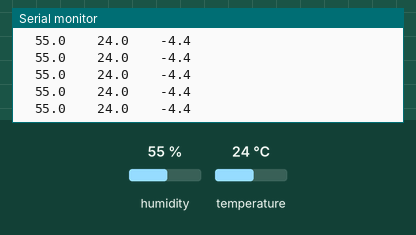
The sketch below on a simulated Arduino Uno, built with avr-gcc and run on an emulated ATmega328P. Shown: the last lines printed to the serial monitor. The test bench sets the inputs (shaded band); at power-on: temperature 24 °C, humidity 55 %.

Above: at 2.8 s.
2.9 s: temperature set to 12 °C
8.9 s: temperature set to 19 °C
At 9.6 s:
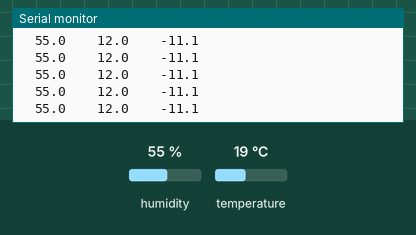
14.9 s: temperature set to 33 °C
At 15.7 s:
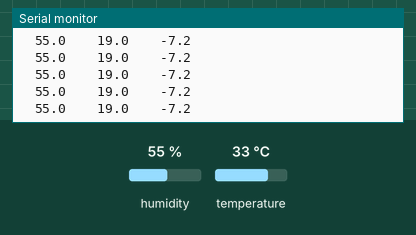
20.9 s: humidity set to 22 %
At 21.5 s:
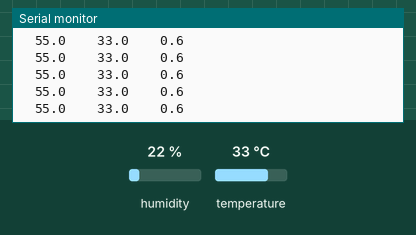
38.9 s: temperature set to 28 °C
At 39.7 s:
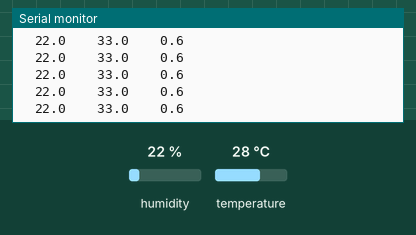
44.9 s: temperature set to 41 °C
At 45.8 s:
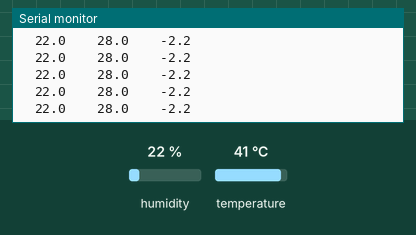
Timing chart, 0 to 47.9 s (numbered marks = the images above; inputs shaded):
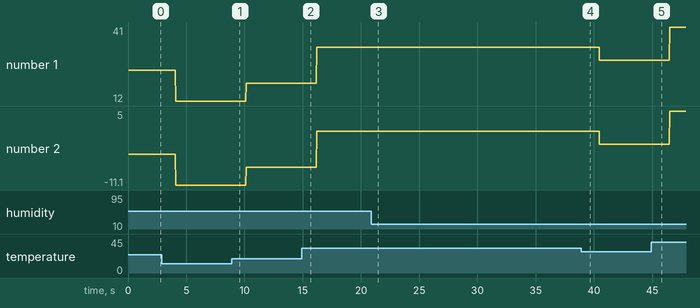

Measured:
- plotted number 1: 24 → 12 after the input at 2.9 s, 12 → 19 after the input at 8.9 s, 19 → 33 after the input at 14.9 s, 33 → 28 after the input at 38.9 s, 28 → 41 after the input at 44.9 s
- plotted number 2: -4.4 → -11.1 after the input at 2.9 s, -11.1 → -7.2 after the input at 8.9 s, -7.2 → 0.6 after the input at 14.9 s, 0.6 → -2.2 after the input at 38.9 s, -2.2 → 5 after the input at 44.9 s

The sketch:

DHT_Test.ino
```cpp
#include "DHT.h"
DHT dht;

void setup()
{
Serial.begin(9600);
Serial.println();
Serial.println("Status\tHumidity (%)\tTemperature (C)\t(F)");
dht.begin();
//dht.setup(D1); /* This function is no longer available in library */
}

void loop()
{
// delay(dht.getMinimumSamplingPeriod()); /* This function is no longer available in library */

float humidity = dht.readHumidity(); /* Get humidity value */
float temperature = dht.readTemperature(); /* Get temperature value */
// Serial.print(dht.getStatusString());/* This function is no longer available in library */
Serial.print("\t");
Serial.print(humidity, 1);
Serial.print("\t\t");
Serial.print(temperature, 1);
Serial.print("\t\t");
Serial.println(dht.convertFtoC(temperature), 1);/* Convert temperature to Fahrenheit units */
}
```
